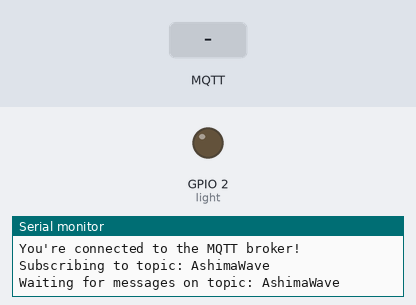
A sketch run on a simulated ESP8266 (NodeMCU). Shown: output pins drawn as LEDs (lit = HIGH), the last lines printed to the serial monitor. Dashed ring = blinking. Inputs (shaded band) come from the test bench. WiFi joins after 1.5 s; servers stay silent unless stated; no MQTT or app messages arrive unless stated.

Above: at 6.3 s.
6.4 s: MQTT message "1" arrives on the first subscribed topic
At 6.5 s:
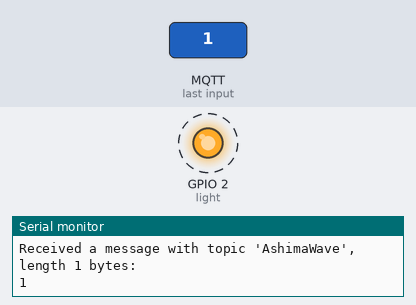
9.4 s: MQTT message "on" arrives on the first subscribed topic
At 11.1 s:
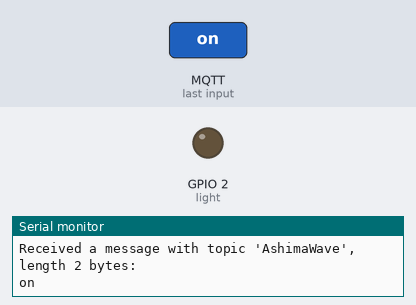
12.4 s: MQTT message "off" arrives on the first subscribed topic
At 12.5 s:
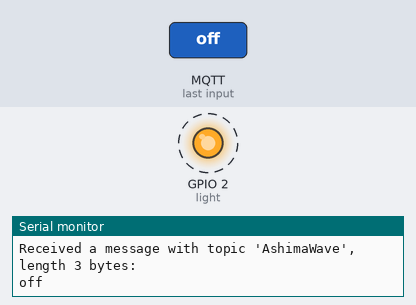
Timing chart, 0 to 15.4 s (numbered marks = the images above; inputs shaded):
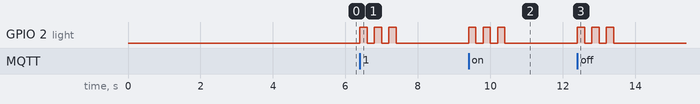

The sketch:

Reciver.ino
```cpp
//Receiver's code

// Including necessary libraries
#include <ArduinoMqttClient.h>
#if defined(ARDUINO_SAMD_MKRWIFI1010) || defined(ARDUINO_SAMD_NANO_33_IOT) || defined(ARDUINO_AVR_UNO_WIFI_REV2)
#include <WiFiNINA.h>
#elif defined(ARDUINO_SAMD_MKR1000)
#include <WiFi101.h>
#elif defined(ARDUINO_ARCH_ESP8266)
#include <ESP8266WiFi.h>
#elif defined(ARDUINO_ARCH_ESP32)
#include <WiFi.h>
#endif

// WiFi credentials
char ssid[] = "Keep Tryin";
char pass[] = "kyubtaupassword";

// LED pin
int light = 2;

// Creating a WiFi client and MQTT client instance
WiFiClient wifiClient;
MqttClient mqttClient(wifiClient);

// MQTT broker details
const char broker[] = "mqtt-dashboard.com";
int port = 1883;
const char topic[] = "AshimaWave";

void setup() {
  Serial.begin(9600);
  pinMode(light, OUTPUT);
  while (!Serial) {
    ;
  }

  // Connecting to the WiFi network
  Serial.print("Attempting to connect to WPA SSID: ");
  Serial.println(ssid);
  while (WiFi.begin(ssid, pass) != WL_CONNECTED) {
    Serial.print(".");
    delay(5000);
  }

  Serial.println("You're connected to the network");
  Serial.println();

  // Connecting to the MQTT broker
  Serial.print("Attempting to connect to the MQTT broker: ");
  Serial.println(broker);

  if (!mqttClient.connect(broker, port)) {
    Serial.print("MQTT connection failed! Error code = ");
    Serial.println(mqttClient.connectError());

    while (1);
  }

  Serial.println("You're connected to the MQTT broker!");
  Serial.println();

  // Subscribing to the specified topic
  Serial.print("Subscribing to topic: ");
  Serial.println(topic);
  Serial.println();

  mqttClient.subscribe(topic);

  Serial.print("Waiting for messages on topic: ");
  Serial.println(topic);
  Serial.println();
}

void loop() {
  // Checking if there is a message available
  int messageSize = mqttClient.parseMessage();
  if (messageSize) {
    Serial.print("Received a message with topic '");
    Serial.print(mqttClient.messageTopic());
    Serial.print("', length ");
    Serial.print(messageSize);
    Serial.println(" bytes:");

    // Printing the message content
    while (mqttClient.available()) {
      Serial.print((char)mqttClient.read());
    }
    Serial.println();

    // Blinkng the LED to indicate message reception
    digitalWrite(light, HIGH);
    delay(200);
    digitalWrite(light, LOW);
    delay(200);
    digitalWrite(light, HIGH);
    delay(200);
    digitalWrite(light, LOW);
    delay(200);
    digitalWrite(light, HIGH);
    delay(200);
    digitalWrite(light, LOW);
    delay(200);

    Serial.println();
  }
}
```

Measured:
- after the input at 6.4 s, GPIO 2 (light): alternates HIGH for 0.20 s and LOW for 0.20 s, 6 changes in all, then stays LOW, starting at once
- after the input at 9.4 s, GPIO 2 (light): alternates HIGH for 0.20 s and LOW for 0.20 s, 6 changes in all, then stays LOW, starting at once
- after the input at 12.4 s, GPIO 2 (light): alternates HIGH for 0.20 s and LOW for 0.20 s, 6 changes in all, then stays LOW, starting at once
